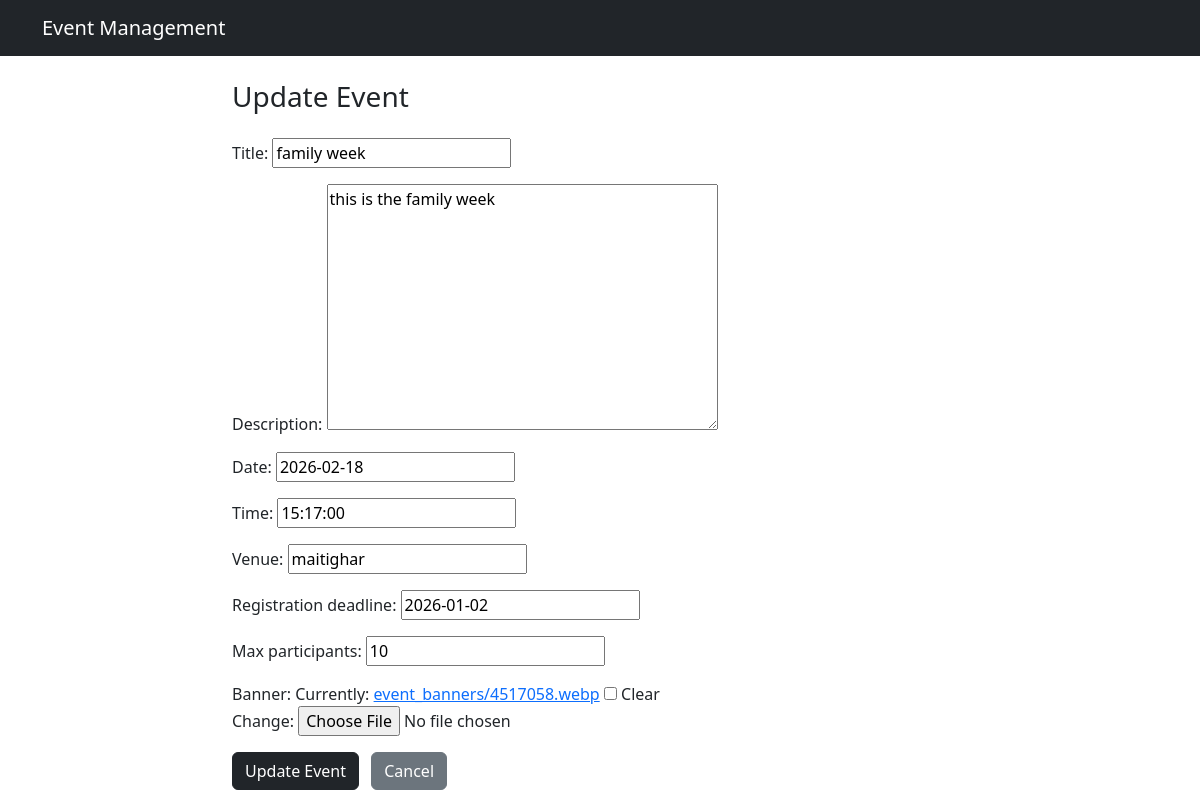
/update/3/ (signed in), run on an earlier commit of the app's database.
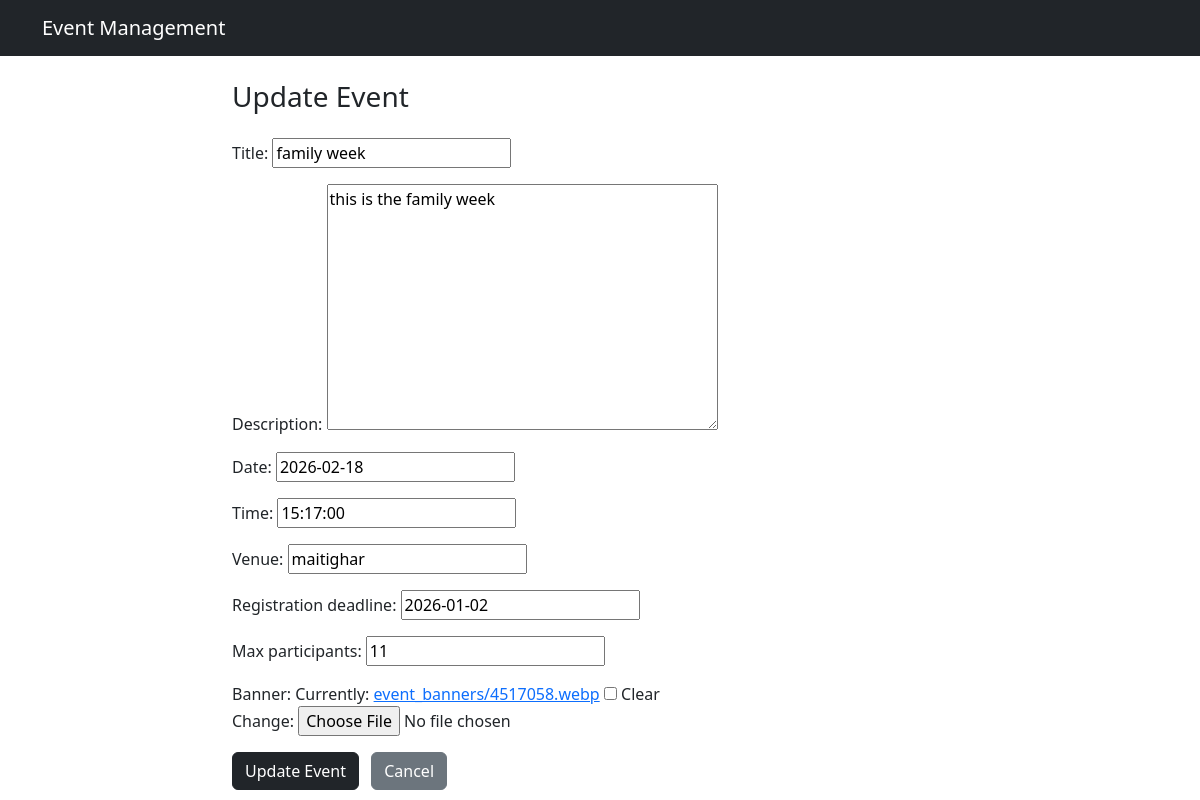
And on a later commit of the database.
### events/models.py (models this page shows, shortened)
class Event(models.Model):
    title=models.CharField(max_length=100)
    description=models.TextField(blank=True)
    date=models.DateField()
    time=models.TimeField()
    venue=models.CharField(max_length=100)
    registration_deadline=models.DateField()
    max_participants=models.IntegerField()
    banner=models.ImageField(upload_to="event_banners/",null=True,blank=True)
    created_at=models.DateTimeField(auto_now_add=True)

### events/views.py (the view)
# urls.py: path('update/<int:id>/',views.updateEvent,name="updateEvent"),
@staff_member_required(login_url='login')
def updateEvent(request,id):
    event=Event.objects.get(id=id)
    form=Eventform(instance=event)
    if request.method=='POST':
        form=Eventform(request.POST,request.FILES,  instance=event)
        if form.is_valid():
            form.save()
            return redirect("/")
    context={'form':form}
    return render(request,'events/create_event.html',context)

### events/form.py
class Eventform(ModelForm):
    class Meta:
        model=Event
        fields='__all__'
        exclude=['created_at']

### events/templates/events/create_event.html (shortened to what this page needs)
{% extends 'events/base.html' %}
{% block content %}
<div class="row justify-content-center">
    <div class="col-md-8">
        <h3 class="mb-4">
            {% if form.instance.pk %}
                Update Event
            {% else %}
                Create Event
            {% endif %}
        </h3>
        <form method="post" enctype="multipart/form-data">
            {{ form.as_p }}
            <button type="submit" class="btn btn-dark">
                {% if form.instance.pk %}
                    Update Event
                {% else %}
                    Create Event
                {% endif %}
            </button>
            <a href="/" class="btn btn-secondary ms-2">Cancel</a>
        </form>
    </div>
</div>
{% endblock %}

What changed in the data, as far as the page shows it:
changed Event "family week": max_participants "10" → "11"
